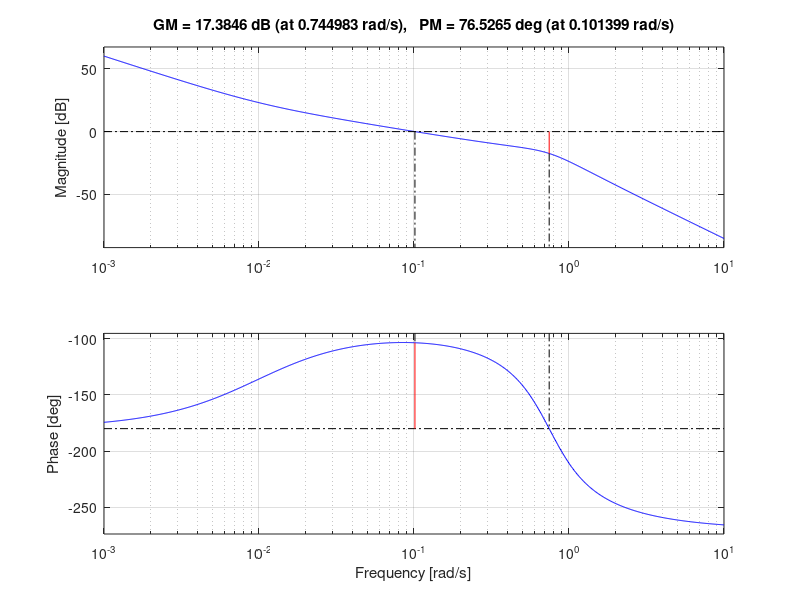

Source code (MATLAB): (Note: this script raises an error after producing the figure.)
s = tf('s');

% plant parameters
k = 10;
r_nom = 502;
l_nom = 517;
wn = 0.75;
m = 2*k/(wn^2)*r_nom/l_nom;
zeta = .5;  
b = 2*zeta*wn*l_nom*m/r_nom;
alpha = r_nom / (m * l_nom);

% plant
Pt = 1/s^2;
Pm = -2*k*alpha / (s^2 + 2*k*alpha + s*b*alpha);
P = Pt*Pm;

control = 3;
switch control
    case 1 % PID
        kp = 1;
        % Td = 1e-2;
        % Ti = 1e1;
        % ki = kp/Ti;
        % kd = kp*Td;
        kd = 1e4;
        ki = 10;
        C = (kd*s^2 + kp*s + ki) / s;
        figure;
        bode(C);

    case 2 % PI
        zero = 0.01;
        kp = 1;
        ki = zero*kp;
        C = kp * (s + ki/kp) / s;
        figure;
        bode(C);

    case 3 % PD + lead
        % PD
        zero = .01;
        kd = 0.1;
        kp = kd * zero;
        CPD = -kd * (kp/kd + s);
        C = CPD;
        % C = -1;
        figure;
        margin(P*C)
        prepBodePresentation(gcf)
end